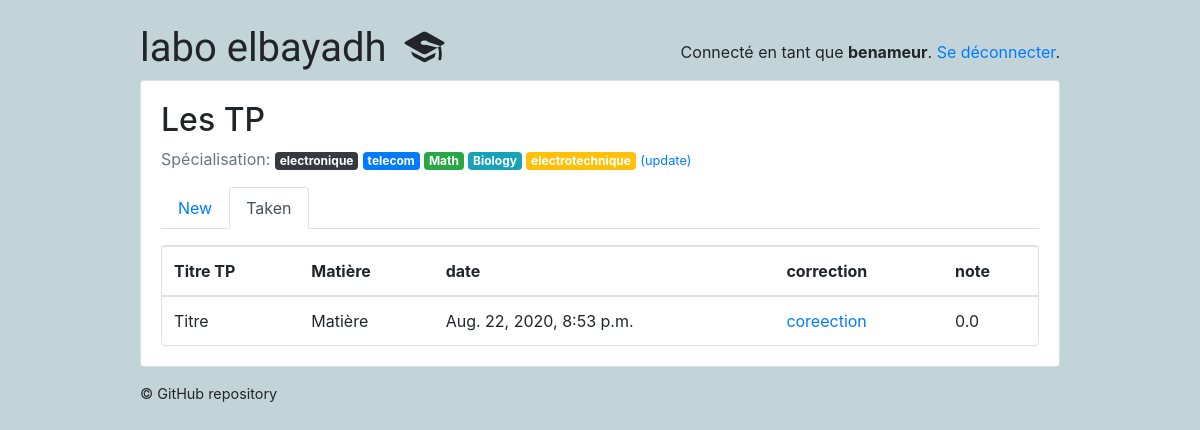
The app's page /students/taken/ (signed in), older data.
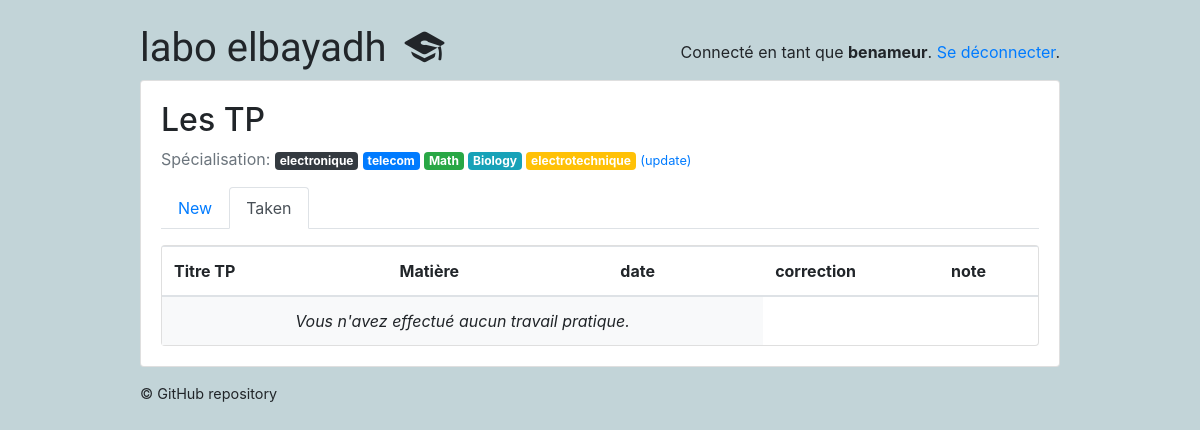
The same page, newer data.
### classroom/models.py (models this page shows, shortened)
class Subject(models.Model):
    name = models.CharField(max_length=30)
    color = models.CharField(max_length=7, default='#007bff')
    def get_html_badge(self):
        name = escape(self.name)
        color = escape(self.color)
        html = '<span class="badge badge-primary" style="background-color: %s">%s</span>' % (color, name)
        return mark_safe(html)

class TakenQuiz(models.Model):
    student = models.ForeignKey(Student,on_delete=models.CASCADE, related_name='taken_quizzes')
    quiz = models.ForeignKey(Quiz, on_delete=models.CASCADE, related_name='taken_quizzes')
    score = models.FloatField()
    date = models.DateTimeField(auto_now_add=True)
    compte_rendu = models.FileField(upload_to='uploads_tp/')
    correction_TP_ensegn  = models.FileField(upload_to='uploads_tp/')

class Quiz(models.Model):
    owner = models.ForeignKey(User, on_delete=models.CASCADE, related_name='quizzes')
    name = models.CharField(max_length=255 , default='Titre' , verbose_name= 'Titre TP',)
    subject = models.ForeignKey(Subject, on_delete=models.CASCADE, related_name='quizzes', verbose_name= 'les filières',)
    type_tp_posible = (
        ('redressement et filtrage ', 'redressement et filtrage '),
        ('filtrage RC', 'filtrage RC'),
    )
    type_tp = models.CharField(max_length=500 ,choices=type_tp_posible , verbose_name= 'Type de circuit électrique')
    description = models.TextField( max_length=500 , verbose_name= 'Description de TP ')
    module = models.CharField(max_length=255, default='Matière' , verbose_name= 'Matière' )
    Temps_TP = models.IntegerField(default=5 , verbose_name= 'Temps de TP min')

### classroom/views/students.py (the view)
# urls.py: path('taken/', students.TakenQuizListView.as_view(), name='taken_quiz_list'),
@method_decorator([login_required, student_required], name='dispatch')
class TakenQuizListView(ListView):
    model = TakenQuiz
    context_object_name = 'taken_quizzes'
    template_name = 'classroom/students/taken_quiz_list.html'
    def get_queryset(self):
        queryset = self.request.user.student.taken_quizzes \
            .select_related('quiz', 'quiz__subject') \
            .order_by('quiz__name')
        return queryset

### classroom/templates/classroom/students/taken_quiz_list.html (shortened to what this page needs)
{% extends 'base.html' %}
{% block content %}
  {% include 'classroom/students/_header.html' with active='taken' %}
  <div class="card">
    <table class="table mb-0">
      <thead>
        <tr>
          <th>Titre TP</th>
          <th>Matière</th>
          <th>date</th>
          <th>correction</th>
          <th>note</th>
        </tr>
      </thead>
      <tbody>
        {% for taken_quiz in taken_quizzes %}
          <tr>
            <td>{{ taken_quiz.quiz.name }}</td>
            <td>{{ taken_quiz.quiz.module }}</td>
            <td>{{ taken_quiz.date}}</td>
            {% if taken_quiz.score != 100.0  %}
            <td>  <a href="{%  url 'students:pdf_corect_ens' %}?date={{ taken_quiz.correction_TP_ensegn }}" target="_blank"> coreection  </a>  </td>
            <td>{{ taken_quiz.score }}</td>
            {% endif  %}
          </tr>
        {% empty %}
          <tr>
            <td class="bg-light text-center font-italic" colspan="3">Vous n'avez effectué aucun travail pratique.</td>
          </tr>
        {% endfor %}
      </tbody>
    </table>
  </div>
{% endblock %}

### classroom/templates/classroom/students/_header.html
<h2>Les TP</h2>
<p class="text-muted">
  Spécialisation:{% for subject in user.student.interests.all %} {{ subject.get_html_badge }}{% endfor %}
  <a href="{% url 'students:student_interests' %}"><small>(update)</small></a>
</p>
<ul class="nav nav-tabs mb-3">
  <li class="nav-item">
    <a class="nav-link{% if active == 'new' %} active{% endif %}" href="{% url 'students:quiz_list' %}">New</a>
  </li>
  <li class="nav-item">
    <a class="nav-link{% if active == 'taken' %} active{% endif %}" href="{% url 'students:taken_quiz_list' %}">Taken</a>
  </li>
</ul>

Row changes from the older to the newer data that the page shows:
removed TakenQuiz: quiz.name "Titre", quiz.module "Matière", date "Aug. 22, 2020, 8:53 p.m.", score "0.0"
Text that changed along with them:
text now shown: "Vous n'avez effectué aucun travail pratique."
